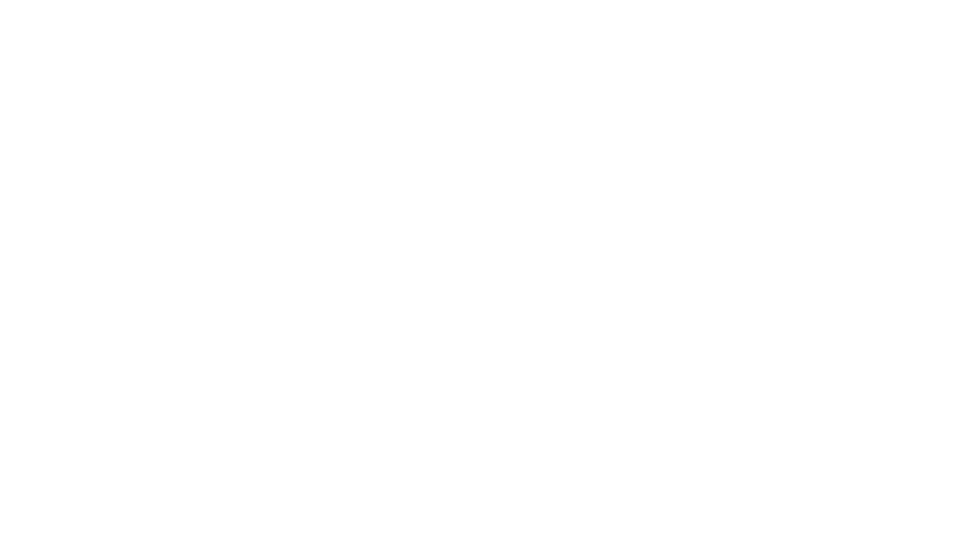
Frame 1 (no input)
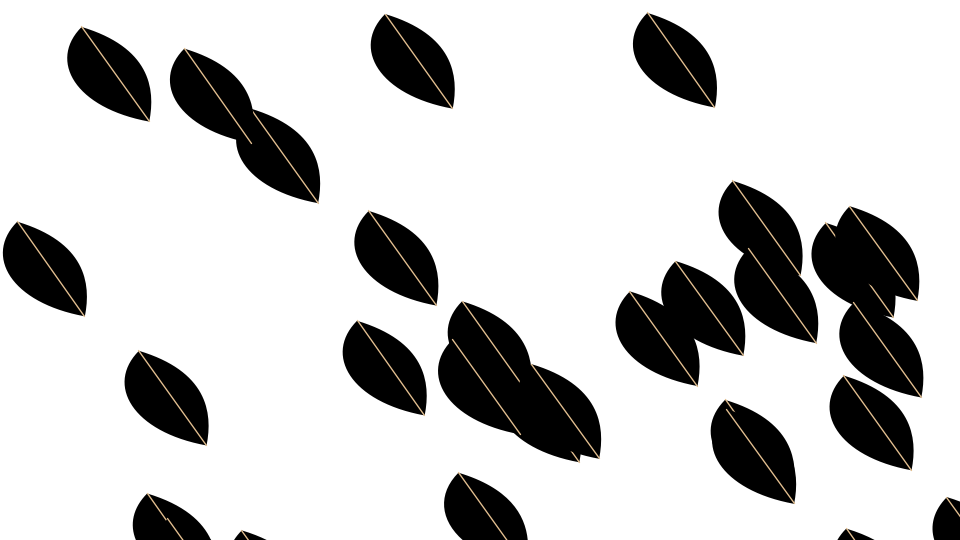
Frame 60 (the mouse pressed at the canvas centre just before this capture)
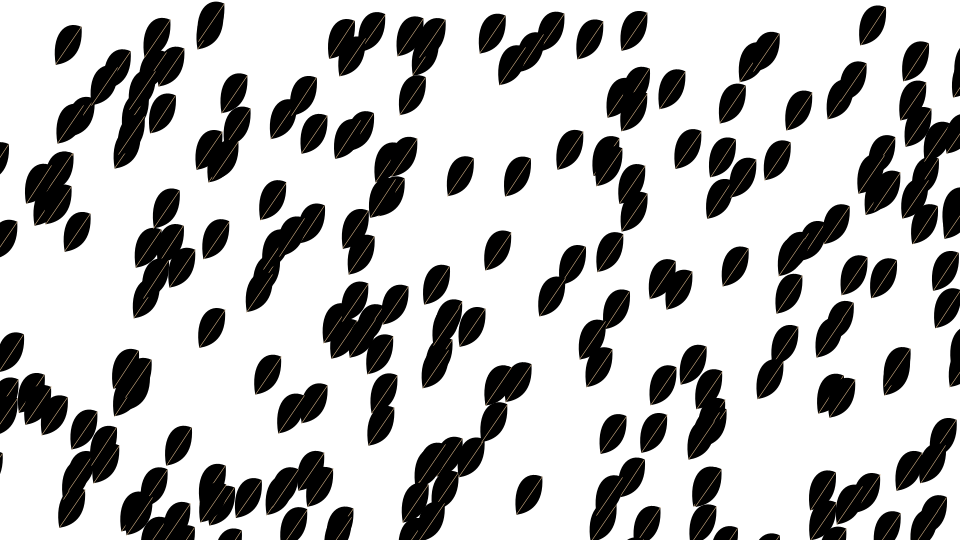
Frame 120 (the mouse held since frame 60 and released just before this capture)

The Processing sketch that drew these frames (run headless with seeded random() and noise(); from frame 60 on, the mouse is pressed at the canvas centre):

// Processing sketch: Code2_leaves
// ── Code2_leaves.pde
//Lee Kai Yin, Kaylyn (18032)
//Assignment C - Principal Study 2B AY16-17

// Leaves Changes when vertex / parameters changes


//DECLARE
ArrayList <Leaf> leaves;

void setup() {
  size(960,540); 
  smooth();

  //INITIALIZE
  leaves = new ArrayList<Leaf>();
  
}

void draw() {
  background(255);

//add function() to put particles into your ArrayList
//new object is added to the ArrayList every cycle through draw.
for (int i=0; i<2000; i++) {
  leaves.add(new Leaf());
}
  
 //dot size() function to keep track of how many objects are in ArrayList. 
   // for loop with variable "i" and the dot get() function to grab the objects in the ArrayList for display.
  for (int i = 0; i < leaves.size(); i++ ) { 
    Leaf l = (Leaf) leaves.get(i);
    l.run();
  }

// When our collection gets to _ , we remove the object in position one of the ArrayList.
  if (leaves.size() < 0) {
    leaves.remove(0); 
  }
}

class Leaf {
  
  float x;
  float y;
  
  Leaf() {
    x = frameRate%200*(random(960));
    y = frameRate%100*(random(960));
  }
  
  void run(){
    draw();
  }
  
  void draw() {

    noStroke();
    fill(0);
    pushMatrix();
    translate(x, y);    
    scale(frameRate*0.04);
    rotate(mouseX*0.01);
    rotate(mouseY*0.01);
    //shape of leaves
      beginShape();
          vertex(0, 0);
          bezierVertex(-25, 25, -5, 60, 50, 70);
          vertex(0, 0);
          bezierVertex(50, 15, 55, 45, 50, 70);
      endShape();
      stroke(227, 191, 144);
      line(0, 0, 50, 70);
    popMatrix();   

}
}
